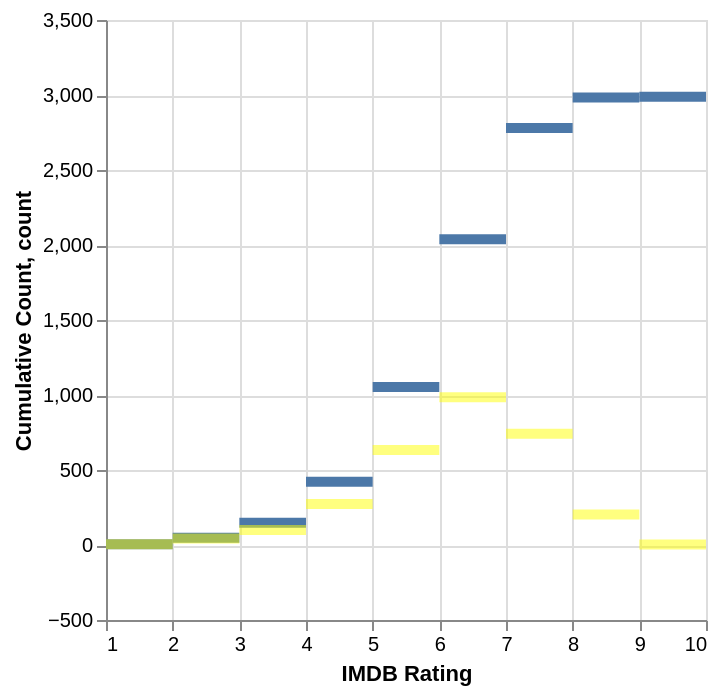

Vega-Lite specification for this chart:
### Vega-Lite specification from a JSON file in a GitHub repository (floating-point values rounded to 4 significant figures; data arrays with more than 128 entries replaced by an {"elided": "..."} marker saying what was removed)
{"$schema": "https://vega.github.io/schema/vega-lite/v4.json", "data": {"values": {"elided": "3201 records"}}, "transform": [{"bin": true, "field": "IMDB Rating", "as": "bin_IMDB_Rating"}, {"aggregate": [{"op": "count", "as": "count"}], "groupby": ["bin_IMDB_Rating", "bin_IMDB_Rating_end"]}, {"filter": "datum.bin_IMDB_Rating !== null"}, {"sort": [{"field": "bin_IMDB_Rating"}], "window": [{"op": "sum", "field": "count", "as": "Cumulative Count"}], "frame": [null, 0]}], "encoding": {"x": {"field": "bin_IMDB_Rating", "type": "quantitative", "scale": {"zero": false}, "title": "IMDB Rating"}, "x2": {"field": "bin_IMDB_Rating_end"}}, "layer": [{"mark": "bar", "encoding": {"y": {"field": "Cumulative Count", "type": "quantitative"}}}, {"mark": {"type": "bar", "color": "yellow", "opacity": 0.5}, "encoding": {"y": {"field": "count", "type": "quantitative"}}}]}
